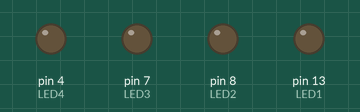
A sketch run on a simulated Arduino Uno, built with avr-gcc and run on an emulated ATmega328P. Parts: output pins drawn as LEDs (lit = HIGH).

Above: at 0.2 s.
At 1.0 s:
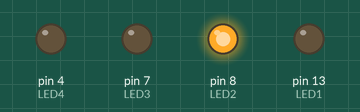
At 2.2 s:
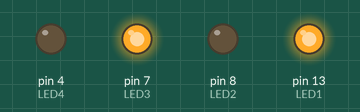
At 4.2 s:
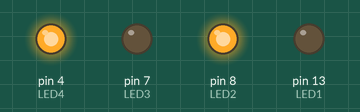
At 6.2 s:
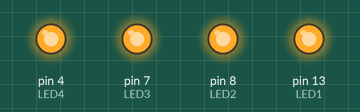
At 8.6 s:
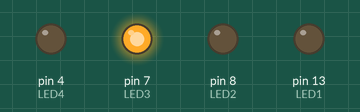
Timing chart, 0 to 8.9 s (numbered marks = the images above):
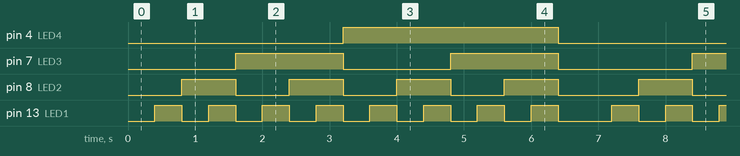

The sketch:

binary_counter.ino
```cpp
const int LED1 = 13;
const int LED2 =  8;
const int LED3 =  7;
const int LED4 =  4;
const int thedelay = 400;

void setup() {
  // put your setup code here, to run once:
  pinMode(LED1,OUTPUT);
  pinMode(LED2,OUTPUT);
  pinMode(LED3,OUTPUT);
  pinMode(LED4,OUTPUT);
}

void loop() {
  // put your main code here, to run repeatedly
  delay(thedelay);
  digitalWrite(LED1,HIGH);
  delay(thedelay);

  digitalWrite(LED1,LOW);
  digitalWrite(LED2,HIGH);
  delay(thedelay);

  digitalWrite(LED1,HIGH);
  delay(thedelay);

  digitalWrite(LED1,LOW);
  digitalWrite(LED2,LOW);
  digitalWrite(LED3,HIGH);
  delay(thedelay);

  digitalWrite(LED1,HIGH);
  delay(thedelay);

  digitalWrite(LED1,LOW);
  digitalWrite(LED2,HIGH);
  delay(thedelay);

  digitalWrite(LED1,HIGH);
  delay(thedelay);

  digitalWrite(LED1,LOW);
  digitalWrite(LED2,LOW);
  digitalWrite(LED3,LOW);
  digitalWrite(LED4,HIGH);
  delay(thedelay);

  digitalWrite(LED1,HIGH);
  delay(thedelay);

  digitalWrite(LED1,LOW);
  digitalWrite(LED2,HIGH);
  delay(thedelay);

  digitalWrite(LED1,HIGH);
  delay(thedelay);

  digitalWrite(LED1,LOW);
  digitalWrite(LED2,LOW);
  digitalWrite(LED3,HIGH);
  delay(thedelay);

  digitalWrite(LED1,HIGH);
  delay(thedelay);

  digitalWrite(LED1,LOW);
  digitalWrite(LED2,HIGH);
  delay(thedelay);

  digitalWrite(LED1,HIGH);
  delay(thedelay);

  digitalWrite(LED1,LOW);
  digitalWrite(LED2,LOW);
  digitalWrite(LED3,LOW);
  digitalWrite(LED4,LOW);
  delay(thedelay);
}
```

Measured:
- by itself, pin 4 (LED4): alternates HIGH for 3.2 s and LOW for 3.6 s
- by itself, pin 7 (LED3): repeats every 6.8 s: LOW 1.6 s, HIGH 1.6 s, LOW 2.0 s, HIGH 1.6 s
- by itself, pin 8 (LED2): repeats every 6.8 s: 3 × (LOW 0.80 s, HIGH 0.80 s), LOW 1.2 s, HIGH 0.80 s
- by itself, pin 13 (LED1): repeats every 6.8 s: 7 × (LOW 0.40 s, HIGH 0.40 s), LOW 0.80 s, HIGH 0.40 s
